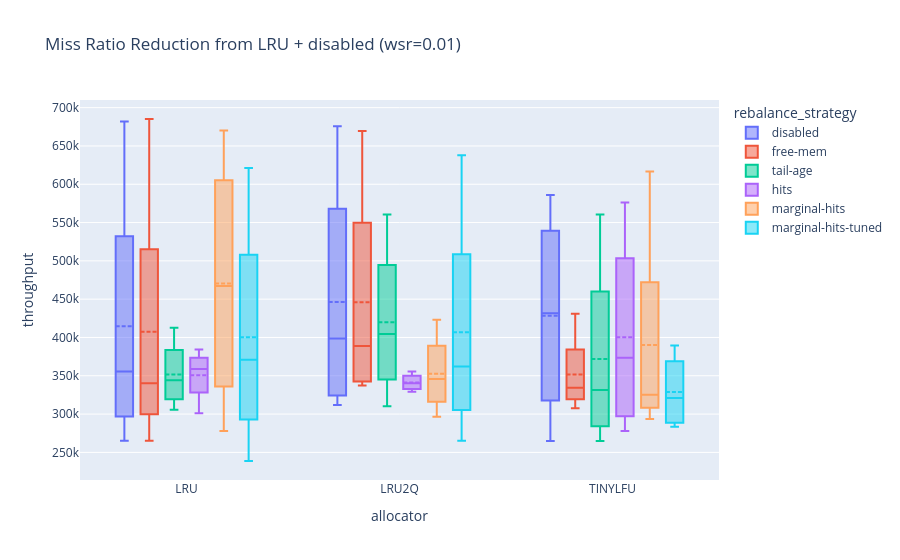
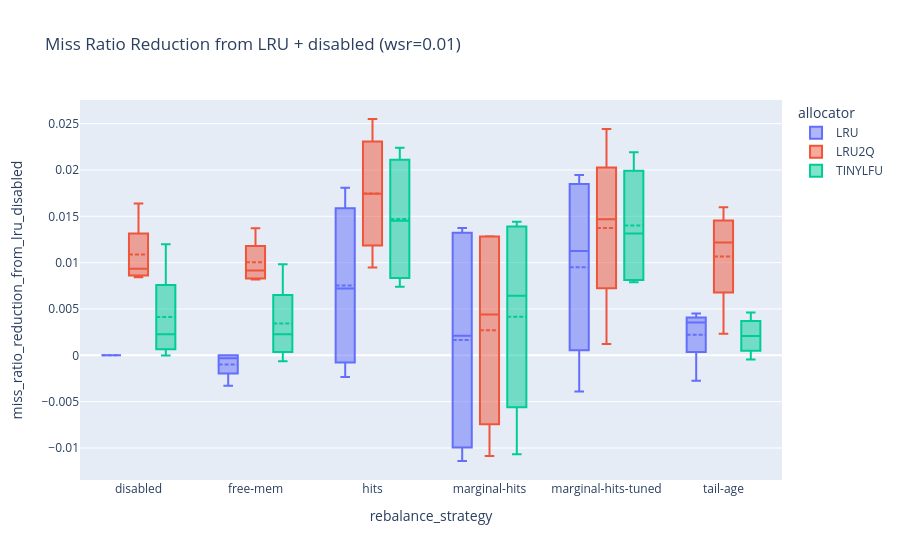
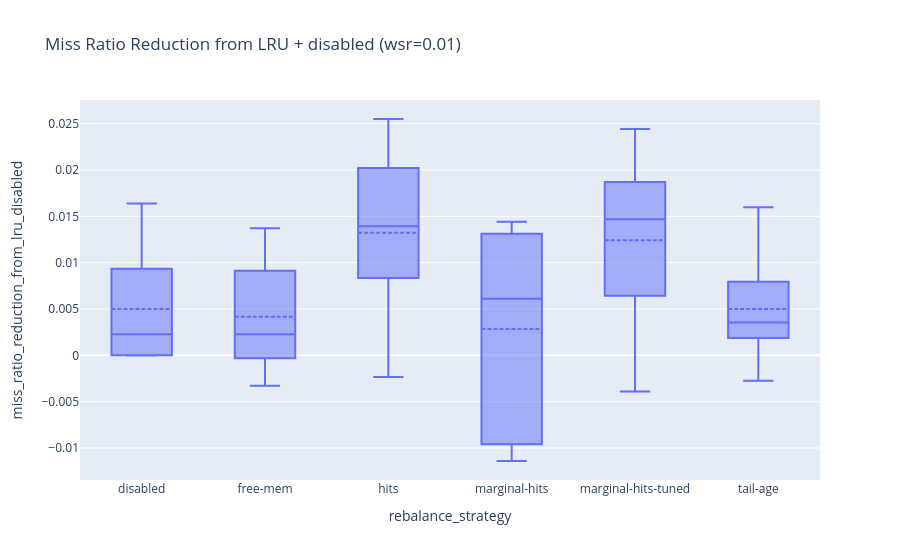
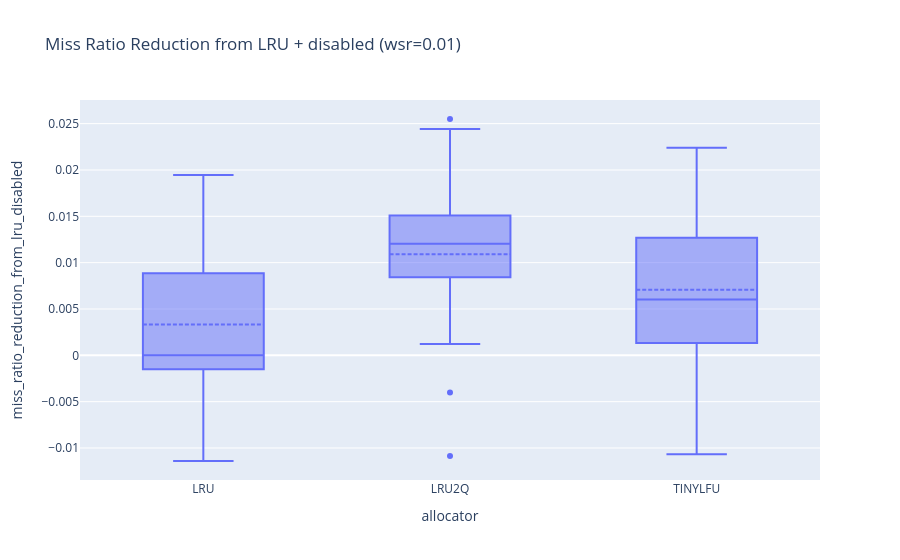

Notebook code cell kept with these figures, in order:
### Code cell
plot_df = remapped_df[(remapped_df['monitor_interval'] == 50_000) | (remapped_df['rebalance_strategy'] == 'disabled')]
plot_df = plot_df[(plot_df['tag'].isna()) | (plot_df['tag'] == 'cold')]
plot_df = plot_df[plot_df['trace_name'].str.startswith('twitter_cluster')]
candidate_trace_names = [f"twitter_cluster{i}" for i in [52, 17, 18, 24, 44, 45, 29]]
plot_df = plot_df[plot_df['trace_name'].isin(candidate_trace_names)]
wsr = 0.01
plot_boxplot_distribution(plot_df, y="throughput", wsr=wsr, 
                          title=f"Miss Ratio Reduction from LRU + disabled (wsr={wsr})")

plot_boxplot_distribution(plot_df, x = "rebalance_strategy", color = "allocator", y="miss_ratio_reduction_from_lru_disabled", wsr=wsr, 
                          title=f"Miss Ratio Reduction from LRU + disabled (wsr={wsr})")

plot_boxplot_simple(plot_df, x = "rebalance_strategy", y="miss_ratio_reduction_from_lru_disabled", wsr=wsr, 
                    title=f"Miss Ratio Reduction from LRU + disabled (wsr={wsr})")

plot_boxplot_simple(plot_df, x = "allocator", y="miss_ratio_reduction_from_lru_disabled", wsr=wsr, 
                    title=f"Miss Ratio Reduction from LRU + disabled (wsr={wsr})")

plot_boxplot_distribution(plot_df, y="n_rebalanced_slabs", wsr=wsr, 
                          title=f"Number of Rebalanced Slabs (wsr={wsr})")

wsr = 0.1
plot_boxplot_distribution(plot_df, y="throughput", wsr=wsr, 
                          title=f"Miss Ratio Reduction from LRU + disabled(wsr={wsr})")
plot_boxplot_distribution(plot_df, x = "rebalance_strategy", color = "allocator", y="miss_ratio_reduction_from_lru_disabled", wsr=wsr, 
                          title=f"Miss Ratio Reduction from LRU + disabled (wsr={wsr})")

plot_boxplot_simple(plot_df, x = "rebalance_strategy", y="miss_ratio_reduction_from_lru_disabled", wsr=wsr, 
                    title=f"Miss Ratio Reduction from LRU + disabled (wsr={wsr})")

plot_boxplot_simple(plot_df, x = "allocator", y="miss_ratio_reduction_from_lru_disabled", wsr=wsr, 
                    title=f"Miss Ratio Reduction from LRU + disabled (wsr={wsr})")
plot_boxplot_distribution(plot_df, y="n_rebalanced_slabs", wsr=wsr, 
                          title=f"Number of Rebalanced Slabs (wsr={wsr})")

print("marginal-hits-tuned")
find_min_row(plot_df[(plot_df['allocator'] == 'LRU') & (plot_df['rebalance_strategy'] == 'marginal-hits-tuned') &
                     (plot_df['wsr'] == 0.01)], 
             "miss_ratio_reduction_from_disabled")

find_min_row(plot_df[(plot_df['allocator'] == 'LRU2Q') & (plot_df['rebalance_strategy'] == 'marginal-hits-tuned')&
                     (plot_df['wsr'] == 0.01)], 
             "miss_ratio_reduction_from_disabled")

find_min_row(plot_df[(plot_df['allocator'] == 'TINYLFU') & (plot_df['rebalance_strategy'] == 'marginal-hits-tuned')&
                     (plot_df['wsr'] == 0.01)], 
             "miss_ratio_reduction_from_disabled")


find_min_row(plot_df[(plot_df['allocator'] == 'LRU') & (plot_df['rebalance_strategy'] == 'marginal-hits-tuned') &
                     (plot_df['wsr'] == 0.1)], 
             "miss_ratio_reduction_from_disabled")

find_min_row(plot_df[(plot_df['allocator'] == 'LRU2Q') & (plot_df['rebalance_strategy'] == 'marginal-hits-tuned')&
                     (plot_df['wsr'] == 0.1)], 
             "miss_ratio_reduction_from_disabled")

find_min_row(plot_df[(plot_df['allocator'] == 'TINYLFU') & (plot_df['rebalance_strategy'] == 'marginal-hits-tuned')&
                     (plot_df['wsr'] == 0.1)], 
             "miss_ratio_reduction_from_disabled")

### Figure 1 — Plotly figure (JSON) as saved in the notebook; plotly's stock layout.template omitted (floating-point values rounded to 4 significant figures)
{"data": [{"alignmentgroup": "True", "boxmean": true, "hovertemplate": "rebalance_strategy=disabled<br>allocator=%{x}<br>throughput=%{y}<extra></extra>", "legendgroup": "disabled", "marker": {"color": "#636efa"}, "name": "disabled", "notched": false, "offsetgroup": "disabled", "orientation": "v", "showlegend": true, "type": "box", "x": ["LRU", "LRU2Q", "TINYLFU", "LRU", "LRU2Q", "TINYLFU", "LRU", "LRU2Q", "TINYLFU", "LRU", "LRU2Q", "TINYLFU"], "x0": " ", "xaxis": "x", "y": [328600.0, 460300.0, 492500.0, 265200.0, 311900.0, 264900.0, 382500.0, 336900.0, 370700.0, 682000.0, 675600.0, 585800.0], "y0": " ", "yaxis": "y"}, {"alignmentgroup": "True", "boxmean": true, "hovertemplate": "rebalance_strategy=free-mem<br>allocator=%{x}<br>throughput=%{y}<extra></extra>", "legendgroup": "free-mem", "marker": {"color": "#EF553B"}, "name": "free-mem", "notched": false, "offsetgroup": "free-mem", "orientation": "v", "showlegend": true, "type": "box", "x": ["LRU", "LRU2Q", "TINYLFU", "LRU", "LRU2Q", "TINYLFU", "LRU", "LRU2Q", "TINYLFU", "LRU", "LRU2Q", "TINYLFU"], "x0": " ", "xaxis": "x", "y": [345400.0, 347700.0, 431000.0, 265100.0, 337300.0, 337300.0, 334800.0, 429900.0, 331200.0, 685200.0, 669500.0, 307700.0], "y0": " ", "yaxis": "y"}, {"alignmentgroup": "True", "boxmean": true, "hovertemplate": "rebalance_strategy=tail-age<br>allocator=%{x}<br>throughput=%{y}<extra></extra>", "legendgroup": "tail-age", "marker": {"color": "#00cc96"}, "name": "tail-age", "notched": false, "offsetgroup": "tail-age", "orientation": "v", "showlegend": true, "type": "box", "x": ["LRU", "LRU2Q", "TINYLFU", "LRU", "LRU2Q", "TINYLFU", "LRU", "LRU2Q", "TINYLFU", "LRU", "LRU2Q", "TINYLFU"], "x0": " ", "xaxis": "x", "y": [305500.0, 428900.0, 303200.0, 355100.0, 310100.0, 264900.0, 412600.0, 380300.0, 359600.0, 333200.0, 560600.0, 560600.0], "y0": " ", "yaxis": "y"}, {"alignmentgroup": "True", "boxmean": true, "hovertemplate": "rebalance_strategy=hits<br>allocator=%{x}<br>throughput=%{y}<extra></extra>", "legendgroup": "hits", "marker": {"color": "#ab63fa"}, "name": "hits", "notched": false, "offsetgroup": "hits", "orientation": "v", "showlegend": true, "type": "box", "x": ["LRU", "LRU2Q", "TINYLFU", "LRU", "LRU2Q", "TINYLFU", "LRU", "LRU2Q", "TINYLFU", "LRU", "LRU2Q", "TINYLFU"], "x0": " ", "xaxis": "x", "y": [362600.0, 336200.0, 430800.0, 355300.0, 355800.0, 278000.0, 384300.0, 329100.0, 316000.0, 301300.0, 344500.0, 576100.0], "y0": " ", "yaxis": "y"}, {"alignmentgroup": "True", "boxmean": true, "hovertemplate": "rebalance_strategy=marginal-hits<br>allocator=%{x}<br>throughput=%{y}<extra></extra>", "legendgroup": "marginal-hits", "marker": {"color": "#FFA15A"}, "name": "marginal-hits", "notched": false, "offsetgroup": "marginal-hits", "orientation": "v", "showlegend": true, "type": "box", "x": ["LRU", "LRU2Q", "TINYLFU", "LRU", "LRU2Q", "TINYLFU", "LRU", "LRU2Q", "TINYLFU", "LRU", "LRU2Q", "TINYLFU"], "x0": " ", "xaxis": "x", "y": [540300.0, 296400.0, 293600.0, 278100.0, 355300.0, 327100.0, 393800.0, 336100.0, 323200.0, 670100.0, 423100.0, 616800.0], "y0": " ", "yaxis": "y"}, {"alignmentgroup": "True", "boxmean": true, "hovertemplate": "rebalance_strategy=marginal-hits-tuned<br>allocator=%{x}<br>throughput=%{y}<extra></extra>", "legendgroup": "marginal-hits-tuned", "marker": {"color": "#19d3f3"}, "name": "marginal-hits-tuned", "notched": false, "offsetgroup": "marginal-hits-tuned", "orientation": "v", "showlegend": true, "type": "box", "x": ["LRU", "LRU2Q", "TINYLFU", "LRU", "LRU2Q", "TINYLFU", "LRU", "LRU2Q", "TINYLFU", "LRU", "LRU2Q", "TINYLFU"], "x0": " ", "xaxis": "x", "y": [347000.0, 345200.0, 293800.0, 238800.0, 265300.0, 283600.0, 394800.0, 379300.0, 348300.0, 621200.0, 638000.0, 389400.0], "y0": " ", "yaxis": "y"}], "layout": {"boxmode": "group", "legend": {"title": {"text": "rebalance_strategy"}, "tracegroupgap": 0}, "title": {"text": "Miss Ratio Reduction from LRU + disabled (wsr=0.01)"}, "xaxis": {"anchor": "y", "categoryarray": ["LRU", "LRU2Q", "TINYLFU"], "categoryorder": "array", "domain": [0, 1], "title": {"text": "allocator"}}, "yaxis": {"anchor": "x", "domain": [0, 1], "title": {"text": "throughput"}}}}

### Figure 2 — Plotly figure (JSON) as saved in the notebook; plotly's stock layout.template omitted (floating-point values rounded to 4 significant figures)
{"data": [{"alignmentgroup": "True", "boxmean": true, "hovertemplate": "allocator=LRU<br>rebalance_strategy=%{x}<br>miss_ratio_reduction_from_lru_disabled=%{y}<extra></extra>", "legendgroup": "LRU", "marker": {"color": "#636efa"}, "name": "LRU", "notched": false, "offsetgroup": "LRU", "orientation": "v", "showlegend": true, "type": "box", "x": ["tail-age", "marginal-hits-tuned", "marginal-hits", "hits", "free-mem", "disabled", "disabled", "free-mem", "hits", "marginal-hits", "tail-age", "marginal-hits-tuned", "disabled", "tail-age", "marginal-hits-tuned", "hits", "marginal-hits", "free-mem", "tail-age", "marginal-hits", "disabled", "free-mem", "marginal-hits-tuned", "hits"], "x0": " ", "xaxis": "x", "y": [0.003666, 0.01946, 0.01375, 0.01364, -0.000644, 0.0, 0.0, 0.0, 0.0007761, -0.0114, 0.00451, 0.004992, 0.0, -0.002735, -0.003897, -0.002347, -0.008499, -0.003291, 0.003436, 0.01273, 0.0, 0.0, 0.01751, 0.01809], "y0": " ", "yaxis": "y"}, {"alignmentgroup": "True", "boxmean": true, "hovertemplate": "allocator=LRU2Q<br>rebalance_strategy=%{x}<br>miss_ratio_reduction_from_lru_disabled=%{y}<extra></extra>", "legendgroup": "LRU2Q", "marker": {"color": "#EF553B"}, "name": "LRU2Q", "notched": false, "offsetgroup": "LRU2Q", "orientation": "v", "showlegend": true, "type": "box", "x": ["tail-age", "free-mem", "marginal-hits", "marginal-hits-tuned", "disabled", "hits", "hits", "disabled", "free-mem", "marginal-hits-tuned", "tail-age", "marginal-hits", "marginal-hits-tuned", "free-mem", "marginal-hits", "disabled", "tail-age", "hits", "free-mem", "marginal-hits", "disabled", "marginal-hits-tuned", "tail-age", "hits"], "x0": " ", "xaxis": "x", "y": [0.002332, 0.008175, 0.01281, 0.02443, 0.008807, 0.02066, 0.00949, 0.008429, 0.008429, 0.01326, 0.01312, -0.01087, 0.001216, 0.01371, -0.004017, 0.01637, 0.01125, 0.01421, 0.009902, 0.01286, 0.009902, 0.01608, 0.01598, 0.0255], "y0": " ", "yaxis": "y"}, {"alignmentgroup": "True", "boxmean": true, "hovertemplate": "allocator=TINYLFU<br>rebalance_strategy=%{x}<br>miss_ratio_reduction_from_lru_disabled=%{y}<extra></extra>", "legendgroup": "TINYLFU", "marker": {"color": "#00cc96"}, "name": "TINYLFU", "notched": false, "offsetgroup": "TINYLFU", "orientation": "v", "showlegend": true, "type": "box", "x": ["marginal-hits", "hits", "tail-age", "marginal-hits-tuned", "disabled", "free-mem", "hits", "marginal-hits-tuned", "free-mem", "tail-age", "marginal-hits", "disabled", "marginal-hits-tuned", "hits", "marginal-hits", "free-mem", "disabled", "tail-age", "disabled", "marginal-hits-tuned", "marginal-hits", "hits", "free-mem", "tail-age"], "x0": " ", "xaxis": "x", "y": [0.01441, 0.01977, -0.0004408, 0.0219, -2.884e-05, -0.0006392, 0.007408, 0.007892, 0.003205, 0.004633, -0.01068, 0.003205, 0.00836, 0.009264, -0.0005046, 0.009826, 0.01199, 0.001416, 0.001339, 0.01792, 0.01337, 0.02241, 0.001339, 0.002777], "y0": " ", "yaxis": "y"}], "layout": {"boxmode": "group", "legend": {"title": {"text": "allocator"}, "tracegroupgap": 0}, "title": {"text": "Miss Ratio Reduction from LRU + disabled (wsr=0.01)"}, "xaxis": {"anchor": "y", "categoryarray": ["disabled", "free-mem", "hits", "marginal-hits", "marginal-hits-tuned", "tail-age"], "categoryorder": "array", "domain": [0, 1], "title": {"text": "rebalance_strategy"}}, "yaxis": {"anchor": "x", "domain": [0, 1], "title": {"text": "miss_ratio_reduction_from_lru_disabled"}}}}

### Figure 3 — Plotly figure (JSON) as saved in the notebook; plotly's stock layout.template omitted (floating-point values rounded to 4 significant figures)
{"data": [{"alignmentgroup": "True", "boxmean": true, "hovertemplate": "rebalance_strategy=%{x}<br>miss_ratio_reduction_from_lru_disabled=%{y}<extra></extra>", "legendgroup": "", "marker": {"color": "#636efa"}, "name": "", "notched": false, "offsetgroup": "", "orientation": "v", "showlegend": false, "type": "box", "x": ["tail-age", "marginal-hits-tuned", "marginal-hits", "hits", "free-mem", "disabled", "tail-age", "free-mem", "marginal-hits", "marginal-hits-tuned", "disabled", "hits", "marginal-hits", "hits", "tail-age", "marginal-hits-tuned", "disabled", "free-mem", "disabled", "free-mem", "hits", "marginal-hits", "tail-age", "marginal-hits-tuned", "hits", "disabled", "free-mem", "marginal-hits-tuned", "tail-age", "marginal-hits", "hits", "marginal-hits-tuned", "free-mem", "tail-age", "marginal-hits", "disabled", "disabled", "tail-age", "marginal-hits-tuned", "hits", "marginal-hits", "free-mem", "marginal-hits-tuned", "free-mem", "marginal-hits", "disabled", "tail-age", "hits", "marginal-hits-tuned", "hits", "marginal-hits", "free-mem", "disabled", "tail-age", "tail-age", "marginal-hits", "disabled", "free-mem", "marginal-hits-tuned", "hits", "free-mem", "marginal-hits", "disabled", "marginal-hits-tuned", "tail-age", "hits", "disabled", "marginal-hits-tuned", "marginal-hits", "hits", "free-mem", "tail-age"], "x0": " ", "xaxis": "x", "y": [0.003666, 0.01946, 0.01375, 0.01364, -0.000644, 0.0, 0.002332, 0.008175, 0.01281, 0.02443, 0.008807, 0.02066, 0.01441, 0.01977, -0.0004408, 0.0219, -2.884e-05, -0.0006392, 0.0, 0.0, 0.0007761, -0.0114, 0.00451, 0.004992, 0.00949, 0.008429, 0.008429, 0.01326, 0.01312, -0.01087, 0.007408, 0.007892, 0.003205, 0.004633, -0.01068, 0.003205, 0.0, -0.002735, -0.003897, -0.002347, -0.008499, -0.003291, 0.001216, 0.01371, -0.004017, 0.01637, 0.01125, 0.01421, 0.00836, 0.009264, -0.0005046, 0.009826, 0.01199, 0.001416, 0.003436, 0.01273, 0.0, 0.0, 0.01751, 0.01809, 0.009902, 0.01286, 0.009902, 0.01608, 0.01598, 0.0255, 0.001339, 0.01792, 0.01337, 0.02241, 0.001339, 0.002777], "y0": " ", "yaxis": "y"}], "layout": {"boxmode": "group", "legend": {"tracegroupgap": 0}, "title": {"text": "Miss Ratio Reduction from LRU + disabled (wsr=0.01)"}, "xaxis": {"anchor": "y", "categoryarray": ["disabled", "free-mem", "hits", "marginal-hits", "marginal-hits-tuned", "tail-age"], "categoryorder": "array", "domain": [0, 1], "title": {"text": "rebalance_strategy"}}, "yaxis": {"anchor": "x", "domain": [0, 1], "title": {"text": "miss_ratio_reduction_from_lru_disabled"}}}}

### Figure 4 — Plotly figure (JSON) as saved in the notebook; plotly's stock layout.template omitted (floating-point values rounded to 4 significant figures)
{"data": [{"alignmentgroup": "True", "boxmean": true, "hovertemplate": "allocator=%{x}<br>miss_ratio_reduction_from_lru_disabled=%{y}<extra></extra>", "legendgroup": "", "marker": {"color": "#636efa"}, "name": "", "notched": false, "offsetgroup": "", "orientation": "v", "showlegend": false, "type": "box", "x": ["LRU", "LRU", "LRU", "LRU", "LRU", "LRU", "LRU2Q", "LRU2Q", "LRU2Q", "LRU2Q", "LRU2Q", "LRU2Q", "TINYLFU", "TINYLFU", "TINYLFU", "TINYLFU", "TINYLFU", "TINYLFU", "LRU", "LRU", "LRU", "LRU", "LRU", "LRU", "LRU2Q", "LRU2Q", "LRU2Q", "LRU2Q", "LRU2Q", "LRU2Q", "TINYLFU", "TINYLFU", "TINYLFU", "TINYLFU", "TINYLFU", "TINYLFU", "LRU", "LRU", "LRU", "LRU", "LRU", "LRU", "LRU2Q", "LRU2Q", "LRU2Q", "LRU2Q", "LRU2Q", "LRU2Q", "TINYLFU", "TINYLFU", "TINYLFU", "TINYLFU", "TINYLFU", "TINYLFU", "LRU", "LRU", "LRU", "LRU", "LRU", "LRU", "LRU2Q", "LRU2Q", "LRU2Q", "LRU2Q", "LRU2Q", "LRU2Q", "TINYLFU", "TINYLFU", "TINYLFU", "TINYLFU", "TINYLFU", "TINYLFU"], "x0": " ", "xaxis": "x", "y": [0.003666, 0.01946, 0.01375, 0.01364, -0.000644, 0.0, 0.002332, 0.008175, 0.01281, 0.02443, 0.008807, 0.02066, 0.01441, 0.01977, -0.0004408, 0.0219, -2.884e-05, -0.0006392, 0.0, 0.0, 0.0007761, -0.0114, 0.00451, 0.004992, 0.00949, 0.008429, 0.008429, 0.01326, 0.01312, -0.01087, 0.007408, 0.007892, 0.003205, 0.004633, -0.01068, 0.003205, 0.0, -0.002735, -0.003897, -0.002347, -0.008499, -0.003291, 0.001216, 0.01371, -0.004017, 0.01637, 0.01125, 0.01421, 0.00836, 0.009264, -0.0005046, 0.009826, 0.01199, 0.001416, 0.003436, 0.01273, 0.0, 0.0, 0.01751, 0.01809, 0.009902, 0.01286, 0.009902, 0.01608, 0.01598, 0.0255, 0.001339, 0.01792, 0.01337, 0.02241, 0.001339, 0.002777], "y0": " ", "yaxis": "y"}], "layout": {"boxmode": "group", "legend": {"tracegroupgap": 0}, "title": {"text": "Miss Ratio Reduction from LRU + disabled (wsr=0.01)"}, "xaxis": {"anchor": "y", "categoryarray": ["LRU", "LRU2Q", "TINYLFU"], "categoryorder": "array", "domain": [0, 1], "title": {"text": "allocator"}}, "yaxis": {"anchor": "x", "domain": [0, 1], "title": {"text": "miss_ratio_reduction_from_lru_disabled"}}}}
